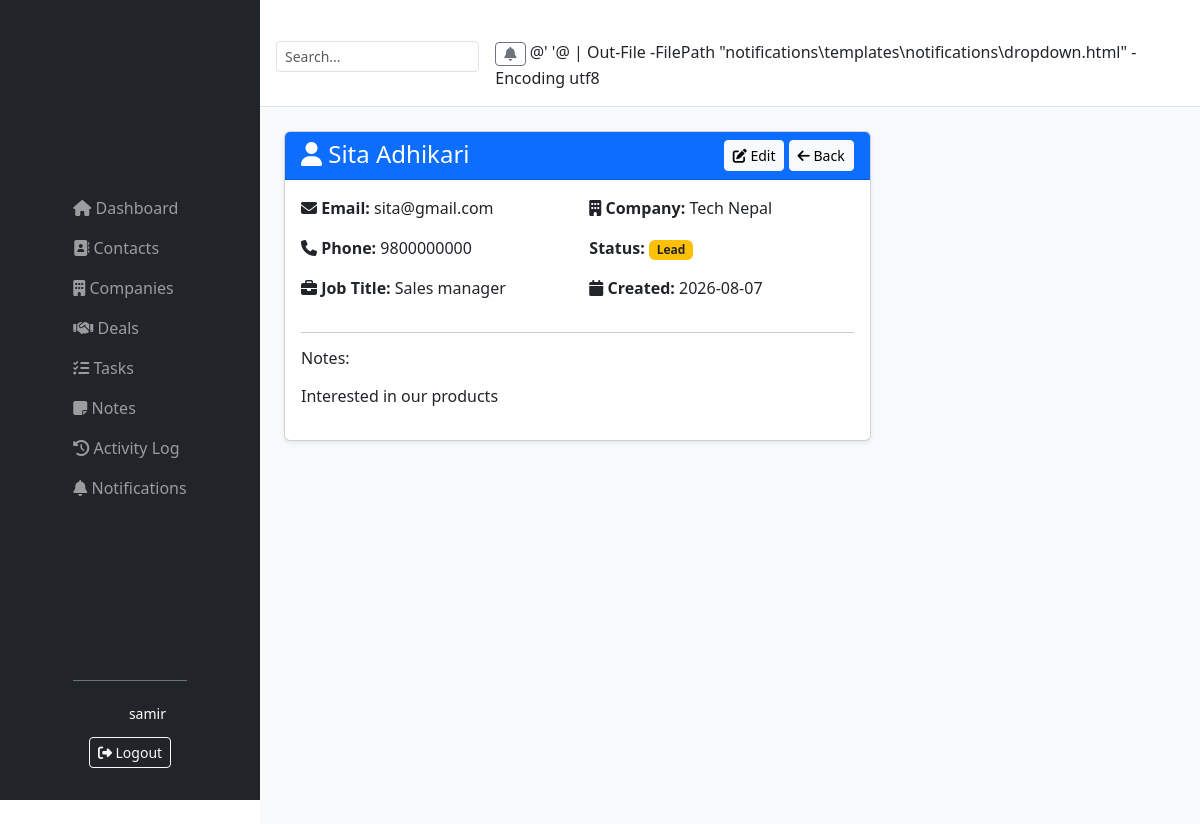
/contacts/2/ (signed in), run on the app's committed database.
### contacts/models.py (models this page shows, shortened)
class Contact(models.Model):
    STATUS_CHOICES = [
        ('lead', 'Lead'),
        ('customer', 'Customer'),
        ('partner', 'Partner'),
    ]
    first_name = models.CharField(max_length=50)
    last_name = models.CharField(max_length=50)
    email = models.EmailField(unique=True)
    phone = models.CharField(max_length=20, blank=True)
    company = models.CharField(max_length=100, blank=True)
    job_title = models.CharField(max_length=100, blank=True)
    status = models.CharField(max_length=20, choices=STATUS_CHOICES, default='lead')
    assigned_to = models.ForeignKey(User, on_delete=models.SET_NULL, null=True, blank=True)
    notes = models.TextField(blank=True)
    created_at = models.DateTimeField(auto_now_add=True)
    @property
    def full_name(self):
        return f"{self.first_name} {self.last_name}"

### contacts/views.py (the view)
# urls.py: path('<int:pk>/', views.contact_detail, name='contact_detail'),
@login_required
def contact_detail(request, pk):
    contact = get_object_or_404(Contact, pk=pk)
    if request.user.groups.filter(name="Sales Rep").exists():
        if contact.assigned_to != request.user:
            raise PermissionDenied(
                "You can only view your assigned contacts."
            )
    return render(
        request,
        "contacts/contact_detail.html",
        {
            "contact": contact
        }
    )

### notifications/context_processors.py (called while the page is built)
def notification_context(request):
    if request.user.is_authenticated:
        unread_count = request.user.notifications.filter(is_read=False).count()
        latest_notifications = request.user.notifications.all()[:5]
        return {
            'unread_count': unread_count,
            'latest_notifications': latest_notifications,
        }
    return {}

### contacts/templates/contacts/contact_detail.html (shortened to what this page needs)
{% extends 'base.html' %}
{% block content %}
<div class="row">
    <div class="col-md-8">
        <div class="card shadow-sm">
            <div class="card-header bg-primary text-white d-flex justify-content-between">
                <h4 class="mb-0"><i class="fas fa-user"></i> {{ contact.full_name }}</h4>
                <div>
                    <a href="{% url 'contact_update' contact.pk %}" class="btn btn-light btn-sm"><i class="fas fa-edit"></i> Edit</a>
                    <a href="{% url 'contact_list' %}" class="btn btn-light btn-sm"><i class="fas fa-arrow-left"></i> Back</a>
                </div>
            </div>
            <div class="card-body">
                <div class="row">
                    <div class="col-md-6">
                        <p><strong><i class="fas fa-envelope"></i> Email:</strong> {{ contact.email }}</p>
                        <p><strong><i class="fas fa-phone"></i> Phone:</strong> {{ contact.phone|default:"-" }}</p>
                        <p><strong><i class="fas fa-briefcase"></i> Job Title:</strong> {{ contact.job_title|default:"-" }}</p>
                    </div>
                    <div class="col-md-6">
                        <p><strong><i class="fas fa-building"></i> Company:</strong> {{ contact.company|default:"-" }}</p>
                        <p><strong>Status:</strong>
                            {% if contact.status == 'lead' %}
                                <span class="badge bg-warning text-dark">Lead</span>
                            {% elif contact.status == 'customer' %}
                                <span class="badge bg-success">Customer</span>
                            {% endif %}
                        </p>
                        <p><strong><i class="fas fa-calendar"></i> Created:</strong> {{ contact.created_at|date:"Y-m-d" }}</p>
                    </div>
                </div>
                {% if contact.notes %}
                <hr>
                <h6>Notes:</h6>
                <p class="text-muted">{{ contact.notes|linebreaks }}</p>
                {% endif %}
            </div>
        </div>
    </div>
</div>
{% endblock %}

### templates/base.html (shortened to what this page needs)
﻿{% load static %}
<!DOCTYPE html>
<html lang="en">
<head>
    <link href="https://cdn.jsdelivr.net/npm/bootstrap@5.3.0/dist/css/bootstrap.min.css" rel="stylesheet">
    <link rel="stylesheet" href="https://cdnjs.cloudflare.com/ajax/libs/font-awesome/6.4.0/css/all.min.css">
    <link rel="stylesheet" href="{% static 'css/custom.css' %}">
</head>
<body>
    <nav class="navbar navbar-expand-lg navbar-dark bg-dark fixed-top" style="height: 100vh; width: 260px; flex-direction: column; align-items: stretch; padding: 0; z-index: 1030; display: flex; flex-direction: column;">
        <div class="container-fluid d-flex flex-column h-100">
            <div class="collapse navbar-collapse" id="sidebarNav" style="flex-grow: 1; overflow-y: auto;">
                <ul class="navbar-nav flex-column w-100 pt-3">
                    <li class="nav-item">
                        <a class="nav-link {% if request.resolver_match.url_name == 'dashboard' %}active{% endif %}" href="{% url 'dashboard' %}">
                            <i class="fas fa-home"></i> Dashboard
                        </a>
                    </li>
                    <li class="nav-item">
                        <a class="nav-link {% if request.resolver_match.url_name == 'contact_list' %}active{% endif %}" href="{% url 'contact_list' %}">
                            <i class="fas fa-address-book"></i> Contacts
                        </a>
                    </li>
                    <li class="nav-item">
                        <a class="nav-link {% if request.resolver_match.url_name == 'company_list' %}active{% endif %}" href="{% url 'company_list' %}">
                            <i class="fas fa-building"></i> Companies
                        </a>
                    </li>
                    <li class="nav-item">
                        <a class="nav-link {% if request.resolver_match.url_name == 'deal_list' %}active{% endif %}" href="{% url 'deal_list' %}">
                            <i class="fas fa-handshake"></i> Deals
                        </a>
                    </li>
                    <li class="nav-item">
                        <a class="nav-link {% if request.resolver_match.url_name == 'task_list' %}active{% endif %}" href="{% url 'task_list' %}">
                            <i class="fas fa-tasks"></i> Tasks
                        </a>
                    </li>
                    <li class="nav-item">
                        <a class="nav-link {% if request.resolver_match.url_name == 'note_list' %}active{% endif %}" href="{% url 'note_list' %}">
                            <i class="fas fa-sticky-note"></i> Notes
                        </a>
                    </li>
                    <li class="nav-item">
                        <a class="nav-link {% if request.resolver_match.url_name == 'activity_list' %}active{% endif %}" href="{% url 'activity_list' %}">
                            <i class="fas fa-history"></i> Activity Log
                        </a>
                    </li>
                    <li class="nav-item">
                        <a class="nav-link {% if request.resolver_match.url_name == 'list' and request.resolver_match.namespace == 'notifications' %}active{% endif %}" href="{% url 'notifications:list' %}">
                            <i class="fas fa-bell"></i> Notifications
                        </a>
                    </li>
                </ul>
            </div>
            {% if user.is_authenticated %}
            <div class="mt-auto p-3 border-top border-secondary">
                <div class="d-flex align-items-center">
                    <i class="fas fa-user-circle fa-2x me-2"></i>
                    <div>
                        <div class="text-white small">{{ user.username }}</div>
                    </div>
                </div>
                <form method="post" action="{% url 'logout' %}" class="mt-2">
                    <button type="submit" class="btn btn-outline-light btn-sm w-100">
                        <i class="fas fa-sign-out-alt"></i> Logout
                    </button>
                </form>
            </div>
            {% endif %}
        </div>
    </nav>
    <div style="margin-left: 260px; min-height: 100vh; background: #f8f9fa;">
        <div class="bg-white border-bottom p-3 d-flex justify-content-between align-items-center">
            <div class="d-flex align-items-center">
                <form class="d-flex me-3" role="search">
                    <input class="form-control form-control-sm" type="search" placeholder="Search..." aria-label="Search">
                </form>
                {% if user.is_authenticated %}
                <div class="dropdown">
                    <a class="btn btn-outline-secondary btn-sm position-relative" href="#" role="button" data-bs-toggle="dropdown">
                        <i class="fas fa-bell"></i>
                    </a>
                    {% include 'notifications/dropdown.html' %}
                </div>
                {% endif %}
            </div>
        </div>
        <div class="container-fluid p-4">
            {% block content %}{% endblock %}
        </div>
    </div>
</body>
</html>

### data on the page
Contact: full_name "Sita Adhikari", email "sita@gmail.com", phone "9800000000", job_title "Sales manager", company "Tech Nepal", created_at "2026-08-07", notes "Interested in our products"

### other printed values
{{ user.username }} "samir"
